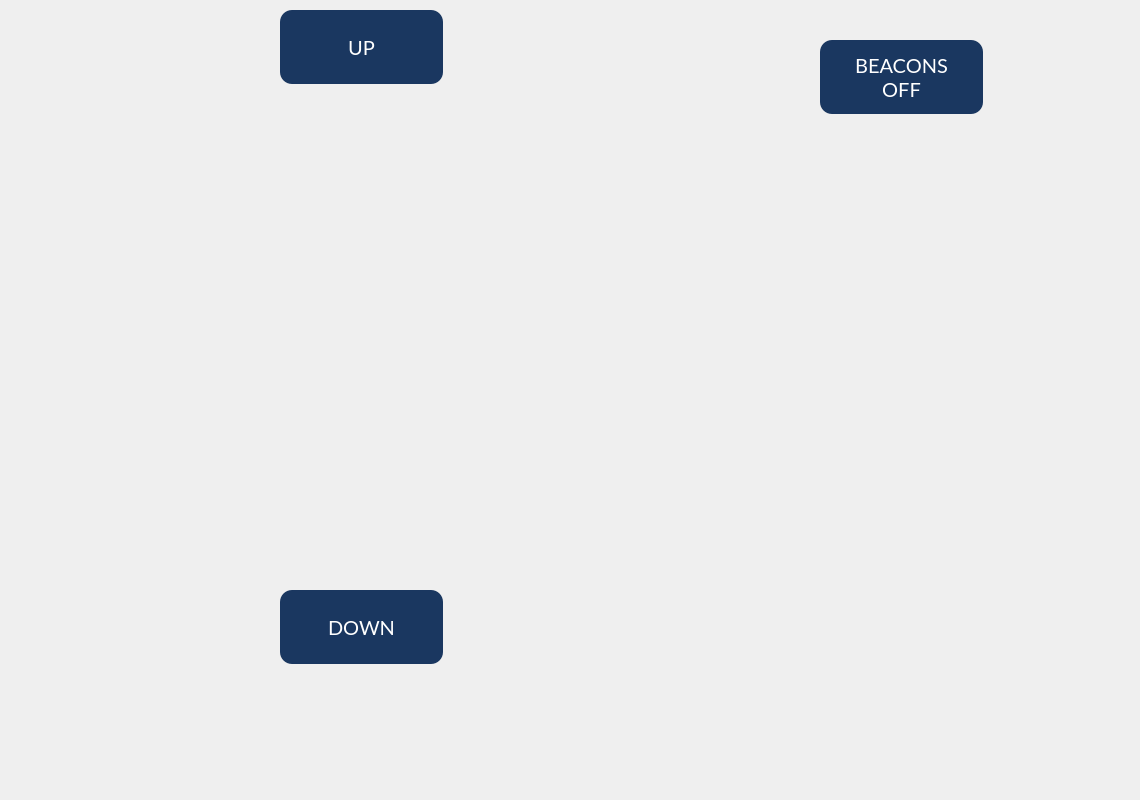
<?xml version="1.0" encoding="UTF-8"?>
<ui version="4.0">
 <class>HNS_VSL_Screen</class>
 <widget class="QWidget" name="HNS_VSL_Screen">
  <property name="geometry">
   <rect>
    <x>0</x>
    <y>0</y>
    <width>1140</width>
    <height>800</height>
   </rect>
  </property>
  <property name="windowTitle">
   <string>Form</string>
  </property>
  <widget class="HNS_Signboard_Preview" name="GV_VSL_Preview" native="true">
   <property name="geometry">
    <rect>
     <x>60</x>
     <y>120</y>
     <width>695</width>
     <height>443</height>
    </rect>
   </property>
   <property name="styleSheet">
    <string notr="true"/>
   </property>
  </widget>
  <widget class="QPushButton" name="PB_VSL_Down">
   <property name="geometry">
    <rect>
     <x>280</x>
     <y>590</y>
     <width>163</width>
     <height>74</height>
    </rect>
   </property>
   <property name="font">
    <font>
     <family>Lato</family>
     <pointsize>15</pointsize>
    </font>
   </property>
   <property name="styleSheet">
    <string notr="true">QPushButton{
	background-color:#1A3760;
	color:#FFFFFF;
	border-radius:12px;
}</string>
   </property>
   <property name="text">
    <string>DOWN</string>
   </property>
  </widget>
  <widget class="QPushButton" name="PB_VSL_Up">
   <property name="geometry">
    <rect>
     <x>280</x>
     <y>10</y>
     <width>163</width>
     <height>74</height>
    </rect>
   </property>
   <property name="font">
    <font>
     <family>Lato</family>
     <pointsize>15</pointsize>
    </font>
   </property>
   <property name="styleSheet">
    <string notr="true">QPushButton{
	background-color:#1A3760;
	color:#FFFFFF;
	border-radius:12px;
}</string>
   </property>
   <property name="text">
    <string>UP</string>
   </property>
  </widget>
  <widget class="QPushButton" name="PB_VSL_Beacons">
   <property name="geometry">
    <rect>
     <x>820</x>
     <y>40</y>
     <width>163</width>
     <height>74</height>
    </rect>
   </property>
   <property name="font">
    <font>
     <family>Lato</family>
     <pointsize>15</pointsize>
    </font>
   </property>
   <property name="styleSheet">
    <string notr="true">QPushButton{
	background-color:#1A3760;
	color:#FFFFFF;
	border-radius:12px;
}</string>
   </property>
   <property name="text">
    <string>BEACONS
OFF</string>
   </property>
  </widget>
 </widget>
 <customwidgets>
  <customwidget>
   <class>HNS_Signboard_Preview</class>
   <extends>QWidget</extends>
   <header>hns_signboard_preview.h</header>
   <container>1</container>
  </customwidget>
 </customwidgets>
 <resources/>
 <connections/>
</ui>
